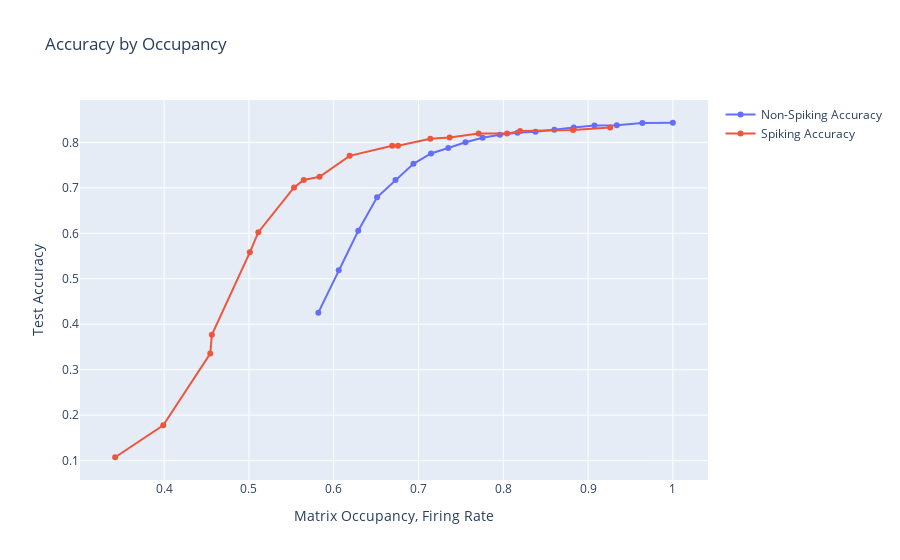

Notebook code for this chart:
### Code cell
fig4 = go.Figure()
    
fig4.add_trace(go.Scatter(x=matrix_usage, y=all_accuracy, name="Non-Spiking Accuracy"))
fig4.add_trace(go.Scatter(x=firing_rates, y=all_accuracy_spk[:,3], name="Spiking Accuracy"))

fig4.update_layout(title="Accuracy by Occupancy",
                  xaxis_title="Matrix Occupancy, Firing Rate",
                  yaxis_title="Test Accuracy")

### Figure 1 — Plotly figure (JSON) as saved in the notebook; plotly's stock layout.template omitted (floating-point values rounded to 4 significant figures)
{"data": [{"name": "Non-Spiking Accuracy", "type": "scatter", "x": [1, 0.9641, 0.9338, 0.9075, 0.8831, 0.8602, 0.838, 0.8168, 0.796, 0.7756, 0.7554, 0.7351, 0.7148, 0.694, 0.6729, 0.6511, 0.6289, 0.6059, 0.5818], "y": [0.8432, 0.8427, 0.8377, 0.8373, 0.8325, 0.8276, 0.8233, 0.8211, 0.8166, 0.81, 0.8003, 0.7875, 0.7757, 0.7529, 0.717, 0.6792, 0.6056, 0.5189, 0.4254]}, {"name": "Spiking Accuracy", "type": "scatter", "x": [0.9261, 0.8823, 0.8199, 0.8045, 0.7709, 0.7367, 0.714, 0.6758, 0.669, 0.6187, 0.5833, 0.5646, 0.5532, 0.5111, 0.5011, 0.4563, 0.4543, 0.3989, 0.3422], "y": [0.8325, 0.8274, 0.825, 0.8193, 0.8193, 0.811, 0.8082, 0.7926, 0.7926, 0.7704, 0.7243, 0.7173, 0.7009, 0.6025, 0.5581, 0.3766, 0.3355, 0.1778, 0.1074]}], "layout": {"title": {"text": "Accuracy by Occupancy"}, "xaxis": {"title": {"text": "Matrix Occupancy, Firing Rate"}}, "yaxis": {"title": {"text": "Test Accuracy"}}}}
